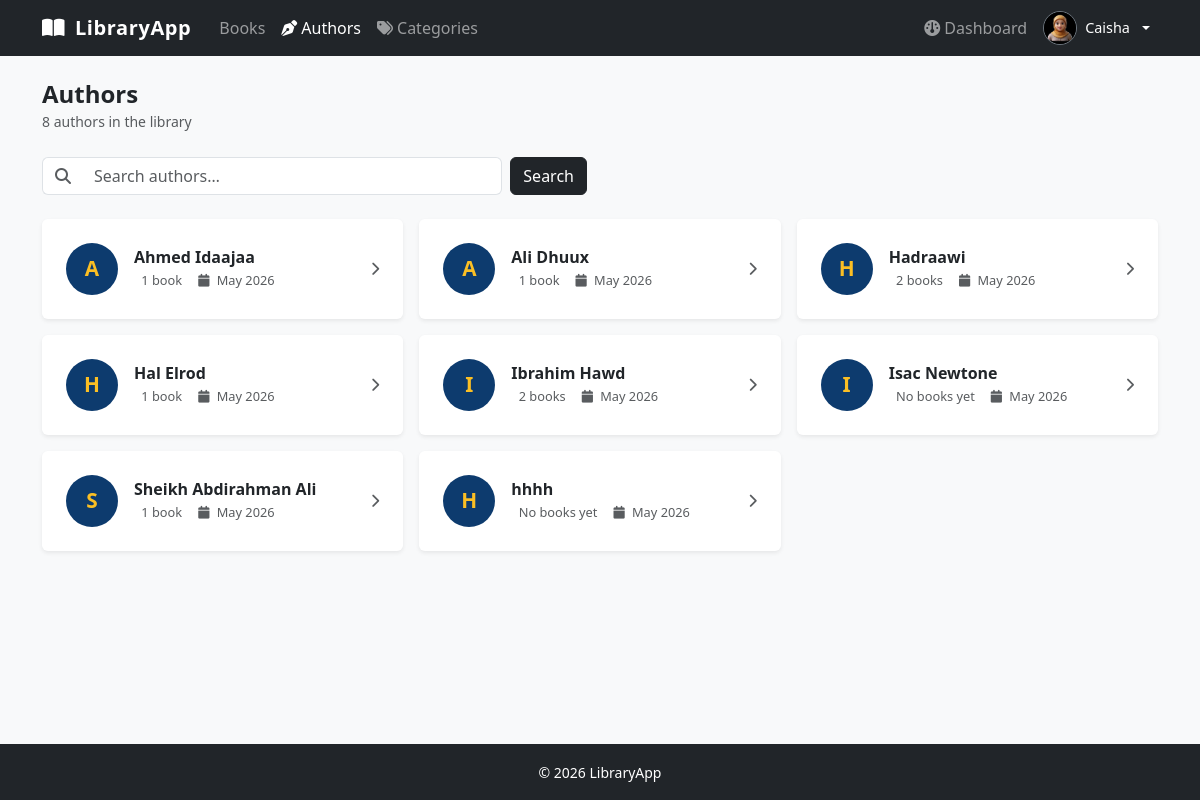
The app's page /authors/ (signed in) with its own data.
### library/models.py (models this page shows, shortened)
class Account(AbstractUser):
    GENDER_CHOICES = [
        ("male",   "Male"),
        ("female", "Female"),
    ]
    email     = models.EmailField(unique=True)
    phone     = models.CharField(max_length=50)
    gender    = models.CharField(max_length=50, choices=GENDER_CHOICES, null=True, blank=True)
    is_member = models.BooleanField(default=False)
    avatar    = models.ImageField(upload_to="avatars/", default="avatars/avatar.jpg")
    USERNAME_FIELD  = "email"
    REQUIRED_FIELDS = ["username"]
    class Meta:
        db_table = "account"

class Author(models.Model):
    name       = models.CharField(max_length=255)
    created_at = models.DateTimeField(auto_now_add=True)
    class Meta:
        db_table = "author"
        ordering = ["name"]

### library/views.py (the view)
# urls.py: path("authors/",                      views.author_list_view,   name="author_list"),
def author_list_view(request):
    query   = request.GET.get("q", "").strip()
    authors = Author.objects.annotate(book_count=Count("books")).order_by("name")
    if query:
        authors = authors.filter(name__icontains=query)
    page = Paginator(authors, 20).get_page(request.GET.get("page"))
    return render(request, "books/author_list.html", {"page_obj": page, "query": query})

### library/templates/books/author_list.html (shortened to what this page needs)
{% extends "layout.html" %}
{% block content %}
<div class="d-flex justify-content-between align-items-center mb-4">
  <div>
    <h4 class="fw-bold mb-0">Authors</h4>
    <small class="text-muted">{{ page_obj.paginator.count }} author{{ page_obj.paginator.count|pluralize }} in the library</small>
  </div>
</div>
<form method="get" action="{% url 'library:author_list' %}" class="row g-2 mb-4">
  <div class="col-md-5">
    <div class="input-group">
      <span class="input-group-text bg-white border-end-0">
        <i class="fa-solid fa-magnifying-glass text-muted"></i>
      </span>
      <input type="search" class="form-control border-start-0"
             name="q" value="{{ query }}" placeholder="Search authors…"/>
    </div>
  </div>
  <div class="col-auto d-flex gap-2">
    <button type="submit" class="btn btn-dark">Search</button>
  </div>
</form>
{% if page_obj %}
  <div class="row row-cols-1 row-cols-md-2 row-cols-xl-3 g-3 mb-4">
    {% for author in page_obj %}
      <div class="col">
        <a href="{% url 'library:author_detail' author.id %}" class="text-decoration-none text-dark">
          <div class="card border-0 shadow-sm h-100 card-hover">
            <div class="card-body d-flex align-items-center gap-3 p-4">
              <div class="flex-shrink-0 avatar-circle"
                   style="width:52px;height:52px;font-size:1.3rem">
                {{ author.name|first|upper }}
              </div>
              <div class="flex-grow-1 overflow-hidden">
                <h6 class="fw-bold mb-1 text-truncate">{{ author.name }}</h6>
                <div class="d-flex gap-3" style="font-size:.8rem">
                  <span class="text-muted">
                    {% if author.book_count %}
                      {{ author.book_count }} book{{ author.book_count|pluralize }}
                    {% else %}
                      No books yet
                    {% endif %}
                  </span>
                  <span class="text-muted">
                    <i class="fa-solid fa-calendar me-1"></i>
                    {{ author.created_at|date:"M Y" }}
                  </span>
                </div>
              </div>
              <i class="fa-solid fa-chevron-right text-muted flex-shrink-0 small"></i>
            </div>
          </div>
        </a>
      </div>
    {% endfor %}
  </div>
{% else %}
  <div class="text-center py-5">
    <i class="fa-solid fa-pen-nib fa-3x text-muted mb-3 d-block"></i>
    <h5 class="fw-semibold">No authors found</h5>
    <p class="text-muted">Try a different search term.</p>
  </div>
{% endif %}
{% endblock %}

### library/templates/layout.html (shortened to what this page needs)
{% load static %}
<!DOCTYPE html>
<html lang="en">
<head>
  <link href="https://cdn.jsdelivr.net/npm/bootstrap@5.3.3/dist/css/bootstrap.min.css" rel="stylesheet"/>
  <link href="https://cdnjs.cloudflare.com/ajax/libs/font-awesome/6.5.0/css/all.min.css" rel="stylesheet"/>
  <link href="https://cdnjs.cloudflare.com/ajax/libs/nprogress/0.2.0/nprogress.min.css" rel="stylesheet"/>
</head>
<body>
<nav class="navbar navbar-expand-lg navbar-dark bg-dark">
  <div class="container">
    <a class="navbar-brand" href="{% url 'library:book_list' %}">
      <i class="fa-solid fa-book-open me-1"></i> LibraryApp
    </a>
    <div class="collapse navbar-collapse" id="mainNav">
      <ul class="navbar-nav me-auto">
        <li class="nav-item"><a class="nav-link" href="{% url 'library:book_list' %}">Books</a></li>
        <li class="nav-item"><a class="nav-link" href="{% url 'library:author_list' %}"><i class="fa-solid fa-pen-nib me-1"></i>Authors</a></li>
        <li class="nav-item"><a class="nav-link" href="{% url 'library:category_list' %}"><i class="fa-solid fa-tags me-1"></i>Categories</a></li>
      </ul>
      <ul class="navbar-nav ms-auto align-items-center">
        {% if user.is_authenticated %}
          {% if user.is_staff %}
            <li class="nav-item">
              <a class="nav-link" href="{% url 'library:admin_dashboard' %}">
                <i class="fa-solid fa-gauge me-1"></i>Admin Panel
              </a>
            </li>
          {% else %}
            <li class="nav-item">
              <a class="nav-link" href="{% url 'library:dashboard' %}">
                <i class="fa-solid fa-gauge me-1"></i>Dashboard
              </a>
            </li>
          {% endif %}
          <li class="nav-item dropdown ms-2">
            <a class="nav-link dropdown-toggle d-flex align-items-center gap-2 p-0 pe-2"
               href="#" id="userDropdown" role="button"
               data-bs-toggle="dropdown" aria-expanded="false">
              {% if user.avatar %}
                <img src="{{ user.avatar.url }}"
                     alt="{{ user.get_full_name }}"
                     class="rounded-circle border border-secondary"
                     style="width:34px;height:34px;object-fit:cover"/>
              {% else %}
                <div class="rounded-circle bg-secondary d-flex align-items-center justify-content-center border border-secondary"
                     style="width:34px;height:34px;font-size:.85rem;font-weight:700;color:#fff">
                  {{ user.first_name|first|upper }}
                </div>
              {% endif %}
              <span class="d-none d-lg-inline text-white" style="font-size:.9rem">
                {{ user.first_name }}
              </span>
            </a>
          </li>
        {% endif %}
      </ul>
    </div>
  </div>
</nav>
<main class="container py-4">
  {% block content %}{% endblock %}
</main>
<footer class="bg-dark text-white text-center py-3 mt-auto">
  <small>&copy; {% now "Y" %} LibraryApp</small>
</footer>
</body>
</html>

### library/templates/layout.html (style rules this page uses)
body { background: #f8f9fa; display: flex; flex-direction: column; min-height: 100vh; }
main { animation: pageFadeIn .25s ease forwards; }
main { flex: 1; }
.navbar-brand { font-weight: 700; letter-spacing: .03em; }
.avatar-circle { width: 42px; height: 42px; border-radius: 50%; background: #0d3b6e; color: #fbbf24; display: flex; align-items: center; justify-content: center; font-weight: 700; font-size: 1rem; flex-shrink: 0; }

### library/templates/books/author_list.html (style rules this page uses)
.card-hover { transition: transform .15s ease, box-shadow .15s ease; }

### records on screen
Account: avatar (picture), first_name "Caisha"
Author: name|first "A", name "Ahmed Idaajaa", book_count "1", created_at "May 2026"
Author: name|first "A", name "Ali Dhuux", book_count "1", created_at "May 2026"
Author: name|first "H", name "Hadraawi", book_count "2", created_at "May 2026"
Author: name|first "H", name "Hal Elrod", book_count "1", created_at "May 2026"
Author: name|first "I", name "Ibrahim Hawd", book_count "2", created_at "May 2026"
Author: name|first "I", name "Isac Newtone", shows "No books yet", created_at "May 2026"
Author: name|first "S", name "Sheikh Abdirahman Ali", book_count "1", created_at "May 2026"
Author: name|first "H", name "hhhh", shows "No books yet", created_at "May 2026"

### other values on screen
{{ page_obj.paginator.count }} "8"
